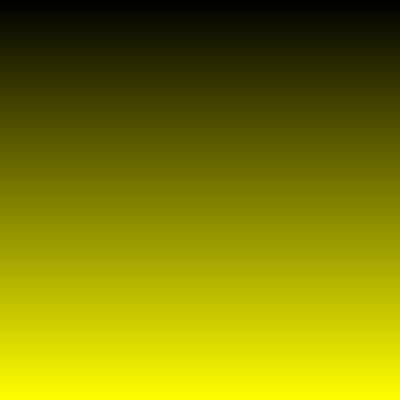
Frame 1 (no input)
Frame 60 (no input): identical to frame 1, image omitted
Frame 120 (the mouse pressed at the canvas centre since frame 60): identical to frame 1, image omitted

The p5.js sketch that drew this single still picture (run headless with seeded random() and noise() and a simulated clock; from frame 60 on, the mouse is pressed at the canvas centre):

// p5.js sketch
// ── sketch.js
function setup() {
  createCanvas(400, 400);
  
}

function draw() {
  background(0);
  noStroke();
  for(var i = 0; i < height; i=i+1)   //the variable i is set equal to 0, 0 is greater than the height, and i keeps on adding 1
    { 
      fill(255 * (i / height), 255 *(i / height),0);  //255 is red and red is mulitplied by i over the height and the green does the same, blue is empty
      rect(0,i, width, 1); //the x value starts at 0 and the y value is set to i 

    }
  console.log(255* (i / height));
    
  
  
  
}
